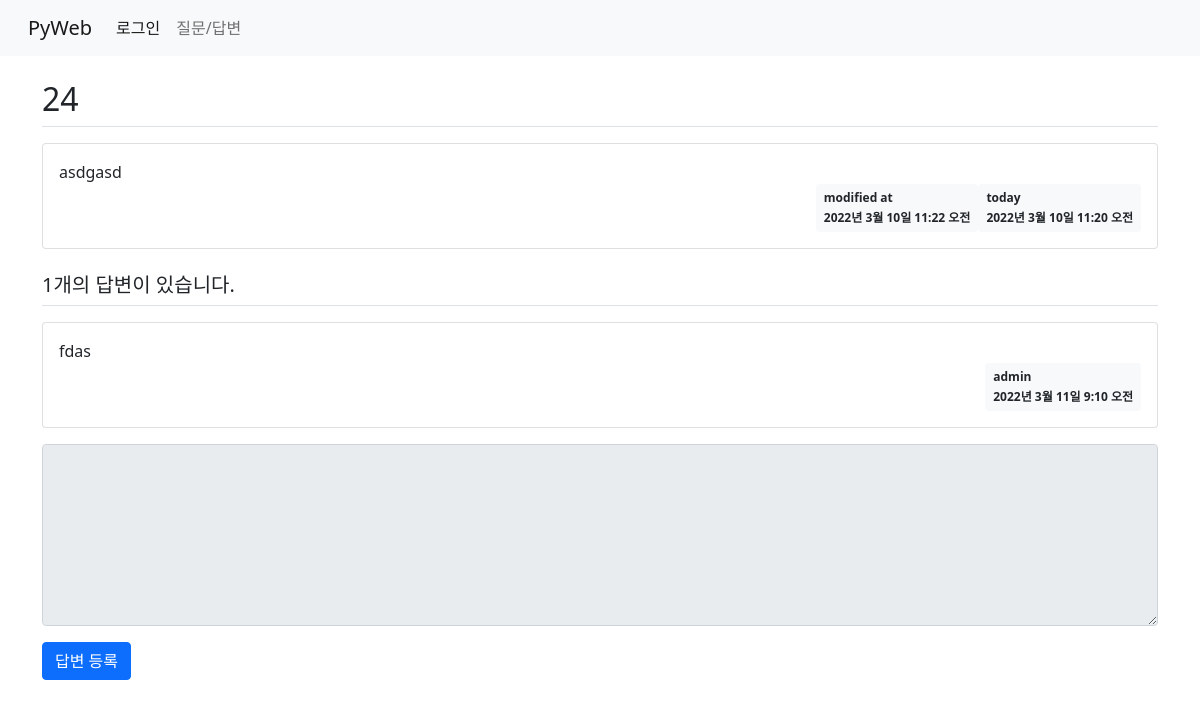
The app's page /board/28/ with its own data.
### board/models.py (models this page shows, shortened)
class Question(models.Model):
    subject = models.CharField(max_length=200)
    content = models.TextField()
    create_date = models.DateTimeField()                            # 반드시 있어야 함(NOT NULL)
    modify_date = models.DateTimeField(null=True, blank=True)       # null 허용, blank - 폼 데이터 null
    author = models.ForeignKey(User, on_delete=models.CASCADE)      # user의 username과 외래키 설정

class Answer(models.Model):
    content = models.TextField()
    create_date = models.DateTimeField()
    modify_date = models.DateTimeField(null=True, blank=True)
    question = models.ForeignKey(Question, on_delete=models.CASCADE)
    author = models.ForeignKey(User, on_delete=models.CASCADE)      # user의 username과 외래키 설정

### board/views.py (the view)
# urls.py: path('<int:question_id>/', views.detail, name='detail'),    # 127.0.0.1:8000/board/1/
def detail(request, question_id):
    question = get_object_or_404(Question, pk=question_id)      # url 경로 오류 처리(오류 대신 Page not found (404) 출력)
    context = {'question':question}
    return render(request, 'board/detail.html', context)

### templates/board/detail.html (shortened to what this page needs)
{% extends 'base.html' %}
{% block content %}
    <div class="container my-3">
        <h2 class="border-bottom py-2">{{ question.subject }}</h2>
        <div class="card my-3">
            <div class="card-body">
                <div class="card-text" style="white-space:pre-line">{{ question.content }}</div>
                <div class="d-flex justify-content-end">
                    {% if question.modify_date %}
                    <div class="badge badge-light text-dark p-2 text-left">
                        <div class="mb-2">modified at</div>
                        <div>{{ question.modify_date }}</div>
                    </div>
                    {% endif %}
                    <div class="badge badge-light text-dark p-2 text-left">
                        <div class="mb-2">{{ question.author }}</div>
                        <div>{{ question.create_date }}</div>
                    </div>
                </div>
            </div>
        </div>
        <h5 class="border-bottom my-3 py-2">
            {{ question.answer_set.count }}개의 답변이 있습니다.
        </h5>
        {% for answer in question.answer_set.all %}
        <div class="card my-3">
            <div class="card-body">
                <div class="card-text" style="white-space:pre-line">{{ answer.content }}</div>
                <div class="d-flex justify-content-end">
                    <div class="badge badge-light text-dark p-2 text-left">
                        <div class="mb-2">{{ answer.author }}</div>
                        <div>{{ answer.create_date }}</div>
                    </div>
                </div>
            </div>
        </div>
        {% endfor %}
        <form action="{% url 'board:answer_create' question.id %}" method="post">
            <div class="form-group">
                <textarea name="content" rows="7" cols="60" class="form-control"
                          {% if not user.is_authenticated %} disabled {% endif %}></textarea>
            </div>
            <input type="submit" value="답변 등록" class="btn btn-primary">
        </form>
    </div>
{% endblock %}

### records on screen
Question: subject "24", content "asdgasd", modify_date "2022년 3월 10일 11:22 오전", author "today", create_date "2022년 3월 10일 11:20 오전", answer_set.count "1"
Answer: content "fdas", author "admin", create_date "2022년 3월 11일 9:10 오전"
